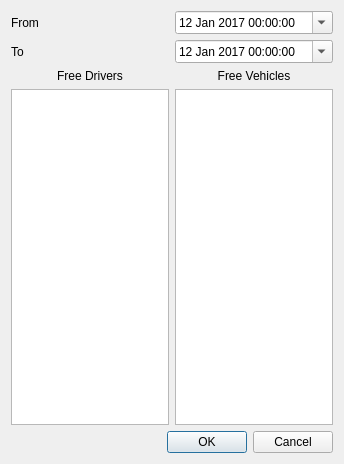
<?xml version="1.0" encoding="UTF-8"?>
<ui version="4.0">
 <class>AssignmentDialog</class>
 <widget class="QDialog" name="AssignmentDialog">
  <property name="geometry">
   <rect>
    <x>0</x>
    <y>0</y>
    <width>344</width>
    <height>464</height>
   </rect>
  </property>
  <property name="windowTitle">
   <string>Dialog</string>
  </property>
  <layout class="QVBoxLayout" name="verticalLayout_2">
   <item>
    <layout class="QHBoxLayout" name="horizontalLayout_2">
     <item>
      <widget class="QLabel" name="label">
       <property name="text">
        <string>From</string>
       </property>
      </widget>
     </item>
     <item>
      <widget class="QDateTimeEdit" name="dtFrom">
       <property name="dateTime">
        <datetime>
         <hour>0</hour>
         <minute>0</minute>
         <second>0</second>
         <year>2017</year>
         <month>1</month>
         <day>12</day>
        </datetime>
       </property>
       <property name="date">
        <date>
         <year>2017</year>
         <month>1</month>
         <day>12</day>
        </date>
       </property>
       <property name="calendarPopup">
        <bool>true</bool>
       </property>
      </widget>
     </item>
    </layout>
   </item>
   <item>
    <layout class="QHBoxLayout" name="horizontalLayout_3">
     <item>
      <widget class="QLabel" name="label_2">
       <property name="text">
        <string>To</string>
       </property>
      </widget>
     </item>
     <item>
      <widget class="QDateTimeEdit" name="dtTo">
       <property name="dateTime">
        <datetime>
         <hour>0</hour>
         <minute>0</minute>
         <second>0</second>
         <year>2017</year>
         <month>1</month>
         <day>12</day>
        </datetime>
       </property>
       <property name="date">
        <date>
         <year>2017</year>
         <month>1</month>
         <day>12</day>
        </date>
       </property>
       <property name="calendarPopup">
        <bool>true</bool>
       </property>
      </widget>
     </item>
    </layout>
   </item>
   <item>
    <layout class="QVBoxLayout" name="verticalLayout">
     <item>
      <layout class="QHBoxLayout" name="horizontalLayout">
       <item>
        <widget class="QLabel" name="label_4">
         <property name="text">
          <string>Free Drivers</string>
         </property>
         <property name="alignment">
          <set>Qt::AlignCenter</set>
         </property>
        </widget>
       </item>
       <item>
        <widget class="QLabel" name="label_3">
         <property name="text">
          <string>Free Vehicles</string>
         </property>
         <property name="alignment">
          <set>Qt::AlignCenter</set>
         </property>
        </widget>
       </item>
      </layout>
     </item>
     <item>
      <layout class="QHBoxLayout" name="horizontalLayout_4">
       <item>
        <widget class="QListWidget" name="lvAssignDrivers"/>
       </item>
       <item>
        <widget class="QListWidget" name="lvAssignVehicles"/>
       </item>
      </layout>
     </item>
    </layout>
   </item>
   <item>
    <widget class="QDialogButtonBox" name="buttonBox">
     <property name="orientation">
      <enum>Qt::Horizontal</enum>
     </property>
     <property name="standardButtons">
      <set>QDialogButtonBox::Cancel|QDialogButtonBox::Ok</set>
     </property>
    </widget>
   </item>
  </layout>
 </widget>
 <resources/>
 <connections>
  <connection>
   <sender>buttonBox</sender>
   <signal>accepted()</signal>
   <receiver>AssignmentDialog</receiver>
   <slot>accept()</slot>
   <hints>
    <hint type="sourcelabel">
     <x>254</x>
     <y>459</y>
    </hint>
    <hint type="destinationlabel">
     <x>157</x>
     <y>274</y>
    </hint>
   </hints>
  </connection>
  <connection>
   <sender>buttonBox</sender>
   <signal>rejected()</signal>
   <receiver>AssignmentDialog</receiver>
   <slot>reject()</slot>
   <hints>
    <hint type="sourcelabel">
     <x>322</x>
     <y>459</y>
    </hint>
    <hint type="destinationlabel">
     <x>286</x>
     <y>274</y>
    </hint>
   </hints>
  </connection>
 </connections>
</ui>
